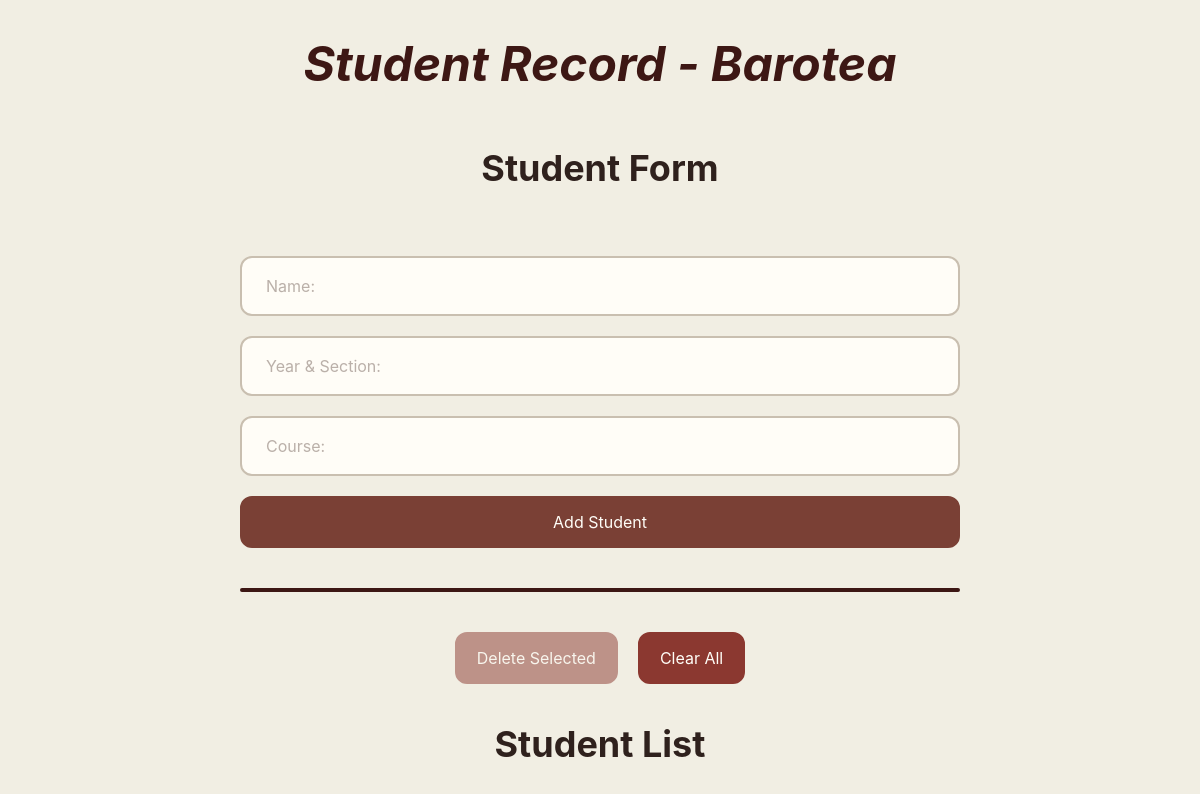
The app's page /, older data.
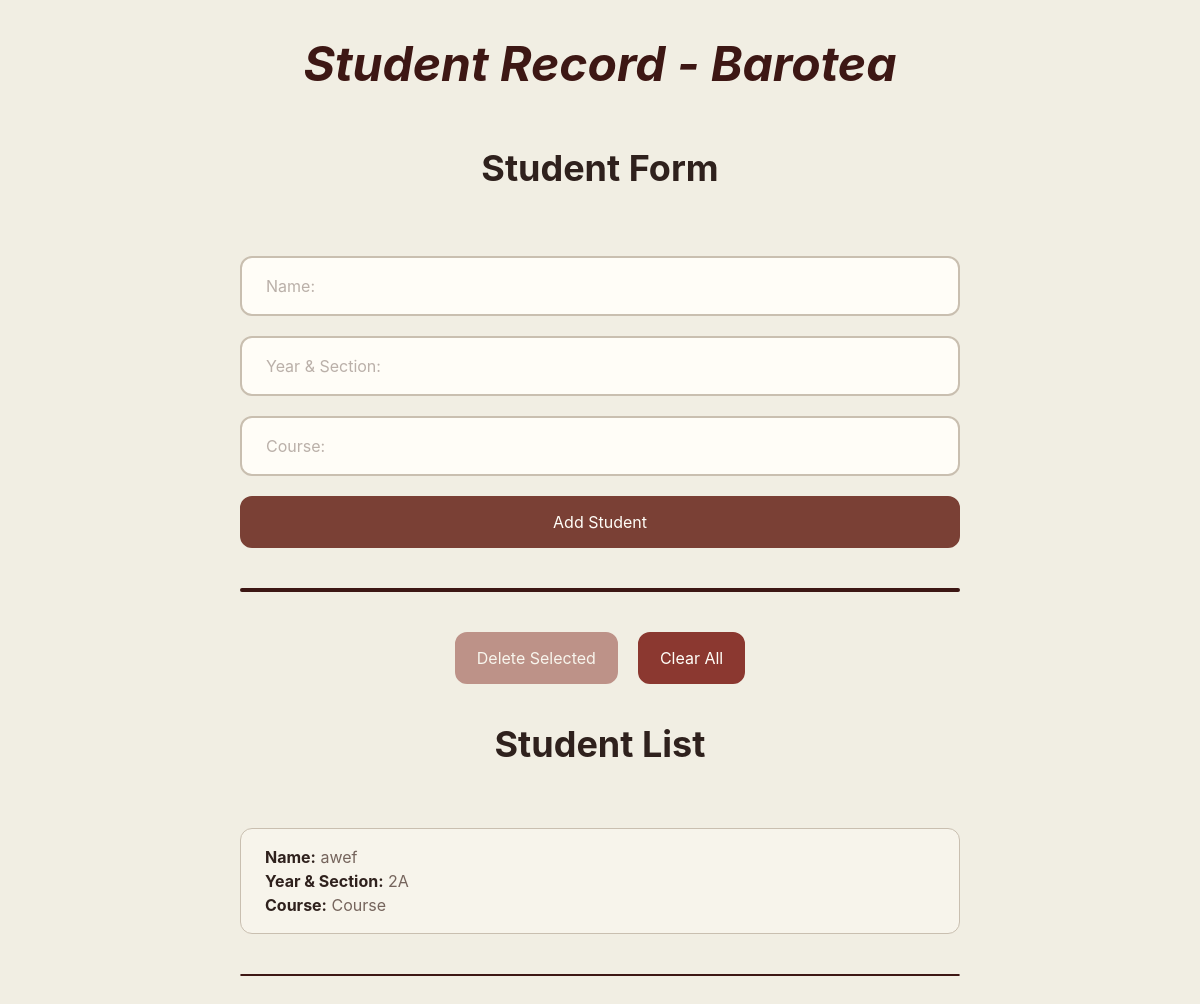
The same page, newer data.
### main/models.py (models this page shows, shortened)
class Student(models.Model):
    name = models.CharField(max_length=100)
    year_section = models.CharField(max_length=100)
    year_section = models.CharField(max_length=100)
    course = models.CharField(max_length=100)

### main/views.py (the view, shortened to what this page needs)
# urls.py: path("", views.home, name="home")
def home(request):
    students = Student.objects.all()
    return render(request, "main/home.html", {
        "students":students
    })

### main/templates/main/home.html (shortened to what the changed rows need)
{% load static %}
<!DOCTYPE html>
<html lang="en">
<head>
    <link rel="stylesheet" href="{% static 'main/css/output.css' %}">
</head>
<body class="bg-background min-h-screen text-muted-text">
    <div class="max-w-3xl mx-auto px-6 py-10 flex flex-col">
        <h1 class="text-5xl font-bold mb-15 text-primary-dark italic self-center">
            Student Record - Barotea
        </h1>
        <div class="flex flex-col gap-11 mb-10">
            <h1 class="text-4xl font-bold mb-6 text-text self-center">
                Student Form
            </h1>
        </div>
        <div
            class="flex flex-col gap-10 mb-15"
        >
            <h1
                class="text-4xl font-bold mb-6 text-text self-center"
            >
                Student List
            </h1>
            {% for student in students %}
                <div
                    class="student-card cursor-pointer rounded-xl border border-border bg-card-background px-6 py-4 transition hover:border-primary"
                    data-id="{{ student.id }}"
                >
                    <p>
                        <span class="text-text font-bold">Name:</span>
                        {{ student.name }}
                    </p>
                    <p>
                        <span class="text-text font-bold">Year & Section:</span>
                        {{ student.year_section }}
                    </p>
                    <p>
                        <span class="text-text font-bold">Course:</span>
                        {{ student.course }}
                    </p>
                </div>
                <hr
                    class="text-primary-dark border rounded-xs"
                >
            {% endfor %}
        </div>
    </div>
</body>
</html>

Row changes from the older to the newer data that the page shows:
added Student: name "awef", year_section "2A", course "Course"
